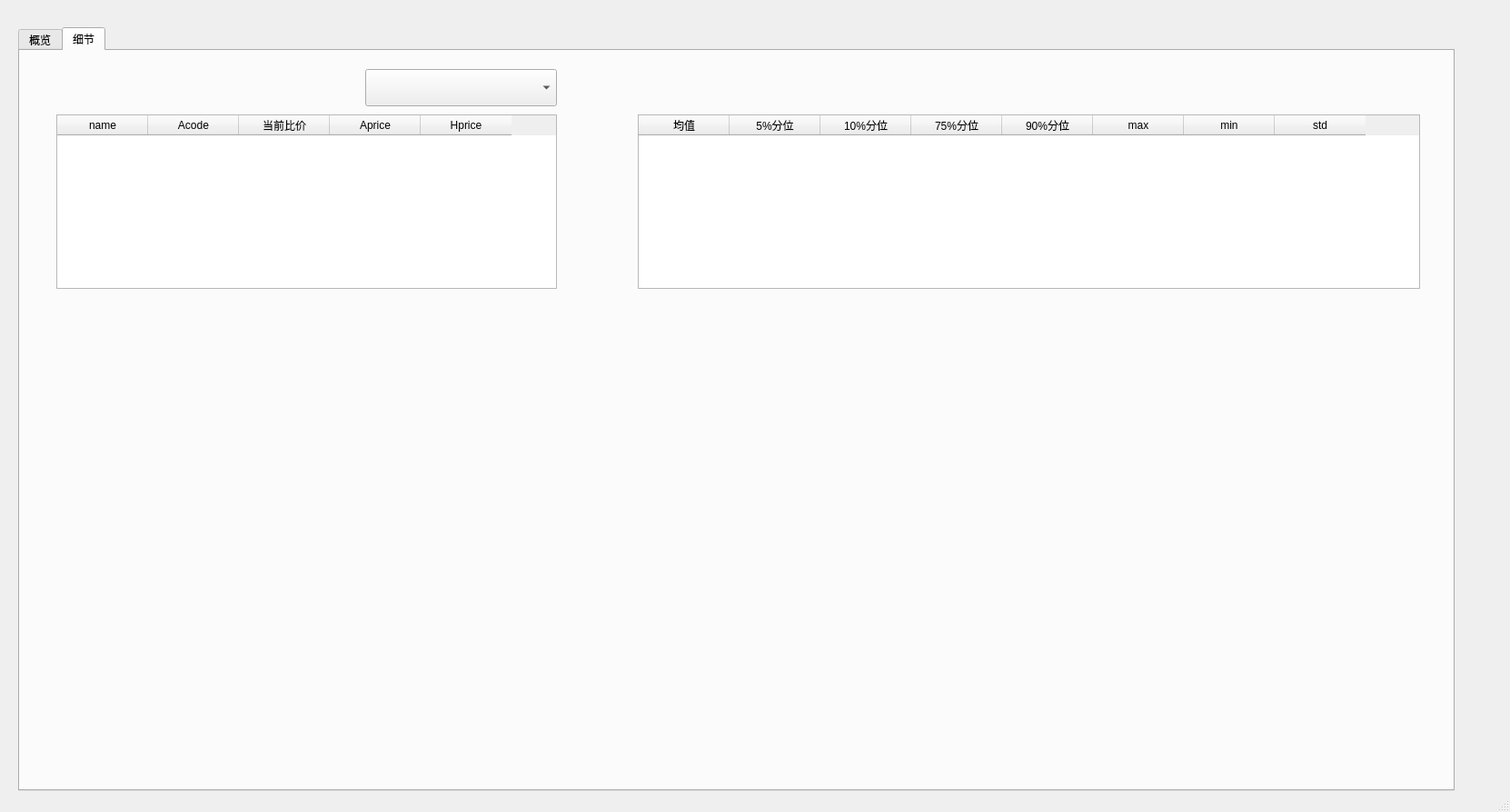
<?xml version="1.0" encoding="UTF-8"?>
<ui version="4.0">
 <class>ahdog</class>
 <widget class="QMainWindow" name="ahdog">
  <property name="geometry">
   <rect>
    <x>0</x>
    <y>0</y>
    <width>1662</width>
    <height>894</height>
   </rect>
  </property>
  <property name="windowTitle">
   <string>MainWindow</string>
  </property>
  <widget class="QWidget" name="centralwidget">
   <widget class="QTabWidget" name="tabWidget">
    <property name="geometry">
     <rect>
      <x>20</x>
      <y>30</y>
      <width>1581</width>
      <height>841</height>
     </rect>
    </property>
    <property name="currentIndex">
     <number>1</number>
    </property>
    <widget class="QWidget" name="tab">
     <attribute name="title">
      <string>概览</string>
     </attribute>
     <widget class="QTableWidget" name="tableWidget">
      <property name="geometry">
       <rect>
        <x>40</x>
        <y>50</y>
        <width>1431</width>
        <height>631</height>
       </rect>
      </property>
     </widget>
    </widget>
    <widget class="QWidget" name="tab_2">
     <attribute name="title">
      <string>细节</string>
     </attribute>
     <widget class="QTableWidget" name="tableWidget_2">
      <property name="geometry">
       <rect>
        <x>40</x>
        <y>70</y>
        <width>551</width>
        <height>192</height>
       </rect>
      </property>
      <column>
       <property name="text">
        <string>name</string>
       </property>
      </column>
      <column>
       <property name="text">
        <string>Acode</string>
       </property>
      </column>
      <column>
       <property name="text">
        <string>当前比价</string>
       </property>
      </column>
      <column>
       <property name="text">
        <string>Aprice</string>
       </property>
      </column>
      <column>
       <property name="text">
        <string>Hprice</string>
       </property>
      </column>
     </widget>
     <widget class="QTableWidget" name="tableWidget_3">
      <property name="geometry">
       <rect>
        <x>680</x>
        <y>70</y>
        <width>861</width>
        <height>192</height>
       </rect>
      </property>
      <column>
       <property name="text">
        <string>均值</string>
       </property>
      </column>
      <column>
       <property name="text">
        <string>5%分位</string>
       </property>
      </column>
      <column>
       <property name="text">
        <string>10%分位</string>
       </property>
      </column>
      <column>
       <property name="text">
        <string>75%分位</string>
       </property>
      </column>
      <column>
       <property name="text">
        <string>90%分位</string>
       </property>
      </column>
      <column>
       <property name="text">
        <string>max</string>
       </property>
      </column>
      <column>
       <property name="text">
        <string>min</string>
       </property>
      </column>
      <column>
       <property name="text">
        <string>std</string>
       </property>
      </column>
     </widget>
     <widget class="QComboBox" name="comboBox">
      <property name="geometry">
       <rect>
        <x>380</x>
        <y>20</y>
        <width>211</width>
        <height>41</height>
       </rect>
      </property>
     </widget>
    </widget>
   </widget>
  </widget>
  <widget class="QMenuBar" name="menubar">
   <property name="geometry">
    <rect>
     <x>0</x>
     <y>0</y>
     <width>1662</width>
     <height>23</height>
    </rect>
   </property>
  </widget>
  <widget class="QStatusBar" name="statusbar"/>
 </widget>
 <resources/>
 <connections/>
</ui>
